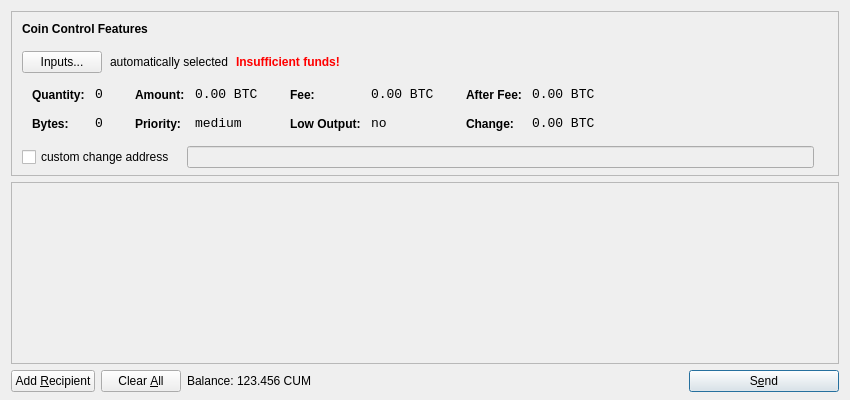
<?xml version="1.0" encoding="UTF-8"?>
<ui version="4.0">
 <class>SendCoinsDialog</class>
 <widget class="QDialog" name="SendCoinsDialog">
  <property name="geometry">
   <rect>
    <x>0</x>
    <y>0</y>
    <width>850</width>
    <height>400</height>
   </rect>
  </property>
  <property name="windowTitle">
   <string>Send Coins</string>
  </property>
  <layout class="QVBoxLayout" name="verticalLayout" stretch="0,1,0">
   <property name="bottomMargin">
    <number>8</number>
   </property>
   <item>
    <widget class="QFrame" name="frameCoinControl">
     <property name="sizePolicy">
      <sizepolicy hsizetype="Expanding" vsizetype="Expanding">
       <horstretch>0</horstretch>
       <verstretch>0</verstretch>
      </sizepolicy>
     </property>
     <property name="maximumSize">
      <size>
       <width>16777215</width>
       <height>16777215</height>
      </size>
     </property>
     <property name="frameShape">
      <enum>QFrame::StyledPanel</enum>
     </property>
     <property name="frameShadow">
      <enum>QFrame::Sunken</enum>
     </property>
     <layout class="QVBoxLayout" name="verticalLayoutCoinControl2">
      <property name="spacing">
       <number>-1</number>
      </property>
      <property name="leftMargin">
       <number>0</number>
      </property>
      <property name="topMargin">
       <number>0</number>
      </property>
      <property name="rightMargin">
       <number>0</number>
      </property>
      <property name="bottomMargin">
       <number>6</number>
      </property>
      <item>
       <layout class="QVBoxLayout" name="verticalLayoutCoinControl" stretch="0,0,0,0,1">
        <property name="spacing">
         <number>0</number>
        </property>
        <property name="leftMargin">
         <number>10</number>
        </property>
        <property name="topMargin">
         <number>10</number>
        </property>
        <item>
         <layout class="QHBoxLayout" name="horizontalLayoutCoinControl1">
          <property name="bottomMargin">
           <number>15</number>
          </property>
          <item>
           <widget class="QLabel" name="labelCoinControlFeatures">
            <property name="sizePolicy">
             <sizepolicy hsizetype="Preferred" vsizetype="Maximum">
              <horstretch>0</horstretch>
              <verstretch>0</verstretch>
             </sizepolicy>
            </property>
            <property name="font">
             <font>
              <weight>75</weight>
              <bold>true</bold>
             </font>
            </property>
            <property name="styleSheet">
             <string notr="true">font-weight:bold;</string>
            </property>
            <property name="text">
             <string>Coin Control Features</string>
            </property>
           </widget>
          </item>
         </layout>
        </item>
        <item>
         <layout class="QHBoxLayout" name="horizontalLayoutCoinControl2" stretch="0,0,0,0">
          <property name="spacing">
           <number>8</number>
          </property>
          <property name="bottomMargin">
           <number>10</number>
          </property>
          <item>
           <widget class="QPushButton" name="pushButtonCoinControl">
            <property name="styleSheet">
             <string notr="true"/>
            </property>
            <property name="text">
             <string>Inputs...</string>
            </property>
           </widget>
          </item>
          <item>
           <widget class="QLabel" name="labelCoinControlAutomaticallySelected">
            <property name="text">
             <string>automatically selected</string>
            </property>
            <property name="margin">
             <number>5</number>
            </property>
           </widget>
          </item>
          <item>
           <widget class="QLabel" name="labelCoinControlInsuffFunds">
            <property name="font">
             <font>
              <weight>75</weight>
              <bold>true</bold>
             </font>
            </property>
            <property name="styleSheet">
             <string notr="true">color:red;font-weight:bold;</string>
            </property>
            <property name="text">
             <string>Insufficient funds!</string>
            </property>
            <property name="margin">
             <number>5</number>
            </property>
           </widget>
          </item>
          <item>
           <spacer name="horizontalSpacerCoinControl">
            <property name="orientation">
             <enum>Qt::Horizontal</enum>
            </property>
            <property name="sizeHint" stdset="0">
             <size>
              <width>40</width>
              <height>1</height>
             </size>
            </property>
           </spacer>
          </item>
         </layout>
        </item>
        <item>
         <widget class="QWidget" name="widgetCoinControl" native="true">
          <property name="sizePolicy">
           <sizepolicy hsizetype="Preferred" vsizetype="Preferred">
            <horstretch>0</horstretch>
            <verstretch>0</verstretch>
           </sizepolicy>
          </property>
          <property name="minimumSize">
           <size>
            <width>0</width>
            <height>0</height>
           </size>
          </property>
          <property name="styleSheet">
           <string notr="true"/>
          </property>
          <layout class="QHBoxLayout" name="horizontalLayoutCoinControl5">
           <property name="margin">
            <number>0</number>
           </property>
           <item>
            <layout class="QHBoxLayout" name="horizontalLayoutCoinControl3" stretch="0,0,0,1">
             <property name="spacing">
              <number>20</number>
             </property>
             <property name="topMargin">
              <number>0</number>
             </property>
             <property name="bottomMargin">
              <number>10</number>
             </property>
             <item>
              <layout class="QFormLayout" name="formLayoutCoinControl1">
               <property name="horizontalSpacing">
                <number>10</number>
               </property>
               <property name="verticalSpacing">
                <number>14</number>
               </property>
               <property name="leftMargin">
                <number>10</number>
               </property>
               <property name="topMargin">
                <number>4</number>
               </property>
               <property name="rightMargin">
                <number>6</number>
               </property>
               <item row="0" column="0">
                <widget class="QLabel" name="labelCoinControlQuantityText">
                 <property name="styleSheet">
                  <string notr="true">font-weight:bold;</string>
                 </property>
                 <property name="text">
                  <string>Quantity:</string>
                 </property>
                 <property name="margin">
                  <number>0</number>
                 </property>
                </widget>
               </item>
               <item row="0" column="1">
                <widget class="QLabel" name="labelCoinControlQuantity">
                 <property name="font">
                  <font>
                   <family>Monospace</family>
                   <pointsize>10</pointsize>
                  </font>
                 </property>
                 <property name="cursor">
                  <cursorShape>IBeamCursor</cursorShape>
                 </property>
                 <property name="contextMenuPolicy">
                  <enum>Qt::ActionsContextMenu</enum>
                 </property>
                 <property name="text">
                  <string notr="true">0</string>
                 </property>
                 <property name="margin">
                  <number>0</number>
                 </property>
                 <property name="textInteractionFlags">
                  <set>Qt::LinksAccessibleByMouse|Qt::TextSelectableByKeyboard|Qt::TextSelectableByMouse</set>
                 </property>
                </widget>
               </item>
               <item row="1" column="0">
                <widget class="QLabel" name="labelCoinControlBytesText">
                 <property name="styleSheet">
                  <string notr="true">font-weight:bold;</string>
                 </property>
                 <property name="text">
                  <string>Bytes:</string>
                 </property>
                </widget>
               </item>
               <item row="1" column="1">
                <widget class="QLabel" name="labelCoinControlBytes">
                 <property name="font">
                  <font>
                   <family>Monospace</family>
                   <pointsize>10</pointsize>
                  </font>
                 </property>
                 <property name="cursor">
                  <cursorShape>IBeamCursor</cursorShape>
                 </property>
                 <property name="contextMenuPolicy">
                  <enum>Qt::ActionsContextMenu</enum>
                 </property>
                 <property name="text">
                  <string notr="true">0</string>
                 </property>
                 <property name="textInteractionFlags">
                  <set>Qt::LinksAccessibleByMouse|Qt::TextSelectableByKeyboard|Qt::TextSelectableByMouse</set>
                 </property>
                </widget>
               </item>
              </layout>
             </item>
             <item>
              <layout class="QFormLayout" name="formLayoutCoinControl2">
               <property name="horizontalSpacing">
                <number>10</number>
               </property>
               <property name="verticalSpacing">
                <number>14</number>
               </property>
               <property name="leftMargin">
                <number>6</number>
               </property>
               <property name="topMargin">
                <number>4</number>
               </property>
               <property name="rightMargin">
                <number>6</number>
               </property>
               <item row="0" column="0">
                <widget class="QLabel" name="labelCoinControlAmountText">
                 <property name="styleSheet">
                  <string notr="true">font-weight:bold;</string>
                 </property>
                 <property name="text">
                  <string>Amount:</string>
                 </property>
                 <property name="margin">
                  <number>0</number>
                 </property>
                </widget>
               </item>
               <item row="0" column="1">
                <widget class="QLabel" name="labelCoinControlAmount">
                 <property name="font">
                  <font>
                   <family>Monospace</family>
                   <pointsize>10</pointsize>
                  </font>
                 </property>
                 <property name="cursor">
                  <cursorShape>IBeamCursor</cursorShape>
                 </property>
                 <property name="contextMenuPolicy">
                  <enum>Qt::ActionsContextMenu</enum>
                 </property>
                 <property name="text">
                  <string notr="true">0.00 BTC</string>
                 </property>
                 <property name="textInteractionFlags">
                  <set>Qt::LinksAccessibleByMouse|Qt::TextSelectableByKeyboard|Qt::TextSelectableByMouse</set>
                 </property>
                </widget>
               </item>
               <item row="1" column="0">
                <widget class="QLabel" name="labelCoinControlPriorityText">
                 <property name="styleSheet">
                  <string notr="true">font-weight:bold;</string>
                 </property>
                 <property name="text">
                  <string>Priority:</string>
                 </property>
                </widget>
               </item>
               <item row="1" column="1">
                <widget class="QLabel" name="labelCoinControlPriority">
                 <property name="font">
                  <font>
                   <family>Monospace</family>
                   <pointsize>10</pointsize>
                  </font>
                 </property>
                 <property name="cursor">
                  <cursorShape>IBeamCursor</cursorShape>
                 </property>
                 <property name="contextMenuPolicy">
                  <enum>Qt::ActionsContextMenu</enum>
                 </property>
                 <property name="text">
                  <string>medium</string>
                 </property>
                 <property name="textInteractionFlags">
                  <set>Qt::LinksAccessibleByMouse|Qt::TextSelectableByKeyboard|Qt::TextSelectableByMouse</set>
                 </property>
                </widget>
               </item>
              </layout>
             </item>
             <item>
              <layout class="QFormLayout" name="formLayoutCoinControl3">
               <property name="horizontalSpacing">
                <number>10</number>
               </property>
               <property name="verticalSpacing">
                <number>14</number>
               </property>
               <property name="leftMargin">
                <number>6</number>
               </property>
               <property name="topMargin">
                <number>4</number>
               </property>
               <property name="rightMargin">
                <number>6</number>
               </property>
               <item row="0" column="0">
                <widget class="QLabel" name="labelCoinControlFeeText">
                 <property name="styleSheet">
                  <string notr="true">font-weight:bold;</string>
                 </property>
                 <property name="text">
                  <string>Fee:</string>
                 </property>
                 <property name="margin">
                  <number>0</number>
                 </property>
                </widget>
               </item>
               <item row="0" column="1">
                <widget class="QLabel" name="labelCoinControlFee">
                 <property name="font">
                  <font>
                   <family>Monospace</family>
                   <pointsize>10</pointsize>
                  </font>
                 </property>
                 <property name="cursor">
                  <cursorShape>IBeamCursor</cursorShape>
                 </property>
                 <property name="contextMenuPolicy">
                  <enum>Qt::ActionsContextMenu</enum>
                 </property>
                 <property name="text">
                  <string notr="true">0.00 BTC</string>
                 </property>
                 <property name="textInteractionFlags">
                  <set>Qt::LinksAccessibleByMouse|Qt::TextSelectableByKeyboard|Qt::TextSelectableByMouse</set>
                 </property>
                </widget>
               </item>
               <item row="1" column="0">
                <widget class="QLabel" name="labelCoinControlLowOutputText">
                 <property name="styleSheet">
                  <string notr="true">font-weight:bold;</string>
                 </property>
                 <property name="text">
                  <string>Low Output:</string>
                 </property>
                </widget>
               </item>
               <item row="1" column="1">
                <widget class="QLabel" name="labelCoinControlLowOutput">
                 <property name="font">
                  <font>
                   <family>Monospace</family>
                   <pointsize>10</pointsize>
                  </font>
                 </property>
                 <property name="cursor">
                  <cursorShape>IBeamCursor</cursorShape>
                 </property>
                 <property name="contextMenuPolicy">
                  <enum>Qt::ActionsContextMenu</enum>
                 </property>
                 <property name="text">
                  <string>no</string>
                 </property>
                 <property name="textInteractionFlags">
                  <set>Qt::LinksAccessibleByMouse|Qt::TextSelectableByKeyboard|Qt::TextSelectableByMouse</set>
                 </property>
                </widget>
               </item>
              </layout>
             </item>
             <item>
              <layout class="QFormLayout" name="formLayoutCoinControl4">
               <property name="horizontalSpacing">
                <number>10</number>
               </property>
               <property name="verticalSpacing">
                <number>14</number>
               </property>
               <property name="leftMargin">
                <number>6</number>
               </property>
               <property name="topMargin">
                <number>4</number>
               </property>
               <property name="rightMargin">
                <number>6</number>
               </property>
               <item row="0" column="0">
                <widget class="QLabel" name="labelCoinControlAfterFeeText">
                 <property name="styleSheet">
                  <string notr="true">font-weight:bold;</string>
                 </property>
                 <property name="text">
                  <string>After Fee:</string>
                 </property>
                 <property name="margin">
                  <number>0</number>
                 </property>
                </widget>
               </item>
               <item row="0" column="1">
                <widget class="QLabel" name="labelCoinControlAfterFee">
                 <property name="font">
                  <font>
                   <family>Monospace</family>
                   <pointsize>10</pointsize>
                  </font>
                 </property>
                 <property name="cursor">
                  <cursorShape>IBeamCursor</cursorShape>
                 </property>
                 <property name="contextMenuPolicy">
                  <enum>Qt::ActionsContextMenu</enum>
                 </property>
                 <property name="text">
                  <string notr="true">0.00 BTC</string>
                 </property>
                 <property name="textInteractionFlags">
                  <set>Qt::LinksAccessibleByMouse|Qt::TextSelectableByKeyboard|Qt::TextSelectableByMouse</set>
                 </property>
                </widget>
               </item>
               <item row="1" column="0">
                <widget class="QLabel" name="labelCoinControlChangeText">
                 <property name="styleSheet">
                  <string notr="true">font-weight:bold;</string>
                 </property>
                 <property name="text">
                  <string>Change:</string>
                 </property>
                </widget>
               </item>
               <item row="1" column="1">
                <widget class="QLabel" name="labelCoinControlChange">
                 <property name="font">
                  <font>
                   <family>Monospace</family>
                   <pointsize>10</pointsize>
                  </font>
                 </property>
                 <property name="cursor">
                  <cursorShape>IBeamCursor</cursorShape>
                 </property>
                 <property name="contextMenuPolicy">
                  <enum>Qt::ActionsContextMenu</enum>
                 </property>
                 <property name="text">
                  <string notr="true">0.00 BTC</string>
                 </property>
                 <property name="textInteractionFlags">
                  <set>Qt::LinksAccessibleByMouse|Qt::TextSelectableByKeyboard|Qt::TextSelectableByMouse</set>
                 </property>
                </widget>
               </item>
              </layout>
             </item>
            </layout>
           </item>
          </layout>
         </widget>
        </item>
        <item>
         <layout class="QHBoxLayout" name="horizontalLayoutCoinControl4" stretch="0,0,0">
          <property name="spacing">
           <number>12</number>
          </property>
          <property name="sizeConstraint">
           <enum>QLayout::SetDefaultConstraint</enum>
          </property>
          <property name="topMargin">
           <number>5</number>
          </property>
          <property name="rightMargin">
           <number>5</number>
          </property>
          <item>
           <widget class="QCheckBox" name="checkBoxCoinControlChange">
            <property name="text">
             <string>custom change address</string>
            </property>
           </widget>
          </item>
          <item>
           <widget class="QLineEdit" name="lineEditCoinControlChange">
            <property name="enabled">
             <bool>false</bool>
            </property>
            <property name="sizePolicy">
             <sizepolicy hsizetype="Expanding" vsizetype="Fixed">
              <horstretch>0</horstretch>
              <verstretch>0</verstretch>
             </sizepolicy>
            </property>
           </widget>
          </item>
          <item>
           <widget class="QLabel" name="labelCoinControlChangeLabel">
            <property name="sizePolicy">
             <sizepolicy hsizetype="Preferred" vsizetype="Expanding">
              <horstretch>0</horstretch>
              <verstretch>0</verstretch>
             </sizepolicy>
            </property>
            <property name="minimumSize">
             <size>
              <width>0</width>
              <height>0</height>
             </size>
            </property>
            <property name="text">
             <string/>
            </property>
            <property name="margin">
             <number>3</number>
            </property>
           </widget>
          </item>
         </layout>
        </item>
        <item>
         <spacer name="verticalSpacerCoinControl">
          <property name="orientation">
           <enum>Qt::Vertical</enum>
          </property>
          <property name="sizeHint" stdset="0">
           <size>
            <width>800</width>
            <height>1</height>
           </size>
          </property>
         </spacer>
        </item>
       </layout>
      </item>
     </layout>
    </widget>
   </item>
   <item>
    <widget class="QScrollArea" name="scrollArea">
     <property name="widgetResizable">
      <bool>true</bool>
     </property>
     <widget class="QWidget" name="scrollAreaWidgetContents">
      <property name="geometry">
       <rect>
        <x>0</x>
        <y>0</y>
        <width>830</width>
        <height>165</height>
       </rect>
      </property>
      <layout class="QVBoxLayout" name="verticalLayout_2">
       <property name="margin">
        <number>0</number>
       </property>
       <item>
        <layout class="QVBoxLayout" name="entries">
         <property name="spacing">
          <number>6</number>
         </property>
        </layout>
       </item>
       <item>
        <spacer name="verticalSpacer">
         <property name="orientation">
          <enum>Qt::Vertical</enum>
         </property>
         <property name="sizeHint" stdset="0">
          <size>
           <width>20</width>
           <height>40</height>
          </size>
         </property>
        </spacer>
       </item>
      </layout>
     </widget>
    </widget>
   </item>
   <item>
    <layout class="QHBoxLayout" name="horizontalLayout">
     <item>
      <widget class="QPushButton" name="addButton">
       <property name="toolTip">
        <string>Send to multiple recipients at once</string>
       </property>
       <property name="text">
        <string>Add &amp;Recipient</string>
       </property>
       <property name="icon">
        <iconset resource="../bitcoin.qrc">
         <normaloff>:/icons/add</normaloff>:/icons/add</iconset>
       </property>
       <property name="autoDefault">
        <bool>false</bool>
       </property>
      </widget>
     </item>
     <item>
      <widget class="QPushButton" name="clearButton">
       <property name="sizePolicy">
        <sizepolicy hsizetype="Minimum" vsizetype="Fixed">
         <horstretch>0</horstretch>
         <verstretch>0</verstretch>
        </sizepolicy>
       </property>
       <property name="toolTip">
        <string>Remove all transaction fields</string>
       </property>
       <property name="text">
        <string>Clear &amp;All</string>
       </property>
       <property name="icon">
        <iconset resource="../bitcoin.qrc">
         <normaloff>:/icons/remove</normaloff>:/icons/remove</iconset>
       </property>
       <property name="autoRepeatDelay">
        <number>300</number>
       </property>
       <property name="autoDefault">
        <bool>false</bool>
       </property>
      </widget>
     </item>
     <item>
      <layout class="QHBoxLayout" name="horizontalLayout_2">
       <property name="spacing">
        <number>3</number>
       </property>
       <item>
        <widget class="QLabel" name="label">
         <property name="text">
          <string>Balance:</string>
         </property>
        </widget>
       </item>
       <item>
        <widget class="QLabel" name="labelBalance">
         <property name="cursor">
          <cursorShape>IBeamCursor</cursorShape>
         </property>
         <property name="text">
          <string>123.456 CUM</string>
         </property>
         <property name="textInteractionFlags">
          <set>Qt::LinksAccessibleByMouse|Qt::TextSelectableByKeyboard|Qt::TextSelectableByMouse</set>
         </property>
        </widget>
       </item>
      </layout>
     </item>
     <item>
      <spacer name="horizontalSpacer">
       <property name="orientation">
        <enum>Qt::Horizontal</enum>
       </property>
       <property name="sizeHint" stdset="0">
        <size>
         <width>40</width>
         <height>20</height>
        </size>
       </property>
      </spacer>
     </item>
     <item>
      <widget class="QPushButton" name="sendButton">
       <property name="minimumSize">
        <size>
         <width>150</width>
         <height>0</height>
        </size>
       </property>
       <property name="toolTip">
        <string>Confirm the send action</string>
       </property>
       <property name="text">
        <string>S&amp;end</string>
       </property>
       <property name="icon">
        <iconset resource="../bitcoin.qrc">
         <normaloff>:/icons/send</normaloff>:/icons/send</iconset>
       </property>
       <property name="default">
        <bool>true</bool>
       </property>
      </widget>
     </item>
    </layout>
   </item>
  </layout>
 </widget>
 <resources>
  <include location="../bitcoin.qrc"/>
 </resources>
 <connections/>
</ui>
